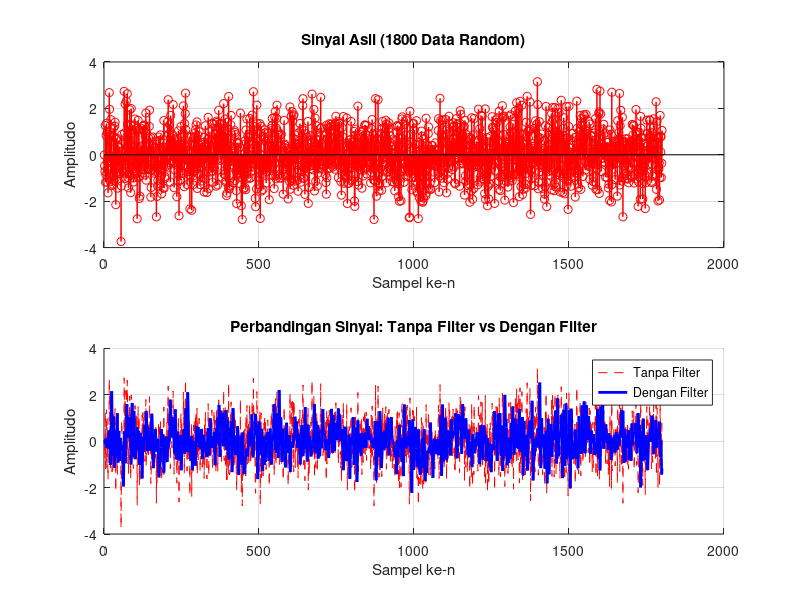

Reproduce this figure in MATLAB.
% 1. Definisi Koefisien (16 Taps)
Num = [-0.0484, 0.0316, 0.0663, 0.0161, -0.0762, -0.0418, 0.1838, 0.4172, ...
        0.4172, 0.1838, -0.0418, -0.0762, 0.0161, 0.0663, 0.0316, -0.0484];
        %% 

% 2. Membuat Data Random (1800 Sampel)
% Kita gunakan 'seed' agar hasil bisa diulang jika perlu
rng(42); 
data_asli = randn(1, 1800); % Sinyal random (Gaussian noise)

% 3. Proses Filtering
% Karena FIR, kita gunakan Denominator = 1
data_filter = filter(Num, 1, data_asli);

% 4. Visualisasi Grafik
figure('Color', 'w');

% Plot Sinyal Asli
subplot(2,1,1);
stem(data_asli, 'r', 'LineWidth', 1.1);
grid on;
title('Sinyal Asli (1800 Data Random)');
ylabel('Amplitudo');
xlabel('Sampel ke-n');

% Plot Perbandingan
subplot(2,1,2);
hold on;
plot(data_asli, '--r', 'DisplayName', 'Tanpa Filter');
plot(data_filter, 'b', 'LineWidth', 2, 'DisplayName', 'Dengan Filter');
grid on;
title('Perbandingan Sinyal: Tanpa Filter vs Dengan Filter');
ylabel('Amplitudo');
xlabel('Sampel ke-n');
legend show;

% Menampilkan statistik singkat di Command Window
fprintf('Rata-rata Sinyal Asli: %.4f\n', mean(data_asli));
fprintf('Rata-rata Sinyal Terfilter: %.4f\n', mean(data_filter));


% 5. Hitung dan Tampilkan Variansi Sinyal
fprintf('Variansi Sinyal Asli: %.4f\n', var(data_asli));
fprintf('Variansi Sinyal Terfilter: %.4f\n', var(data_filter));
